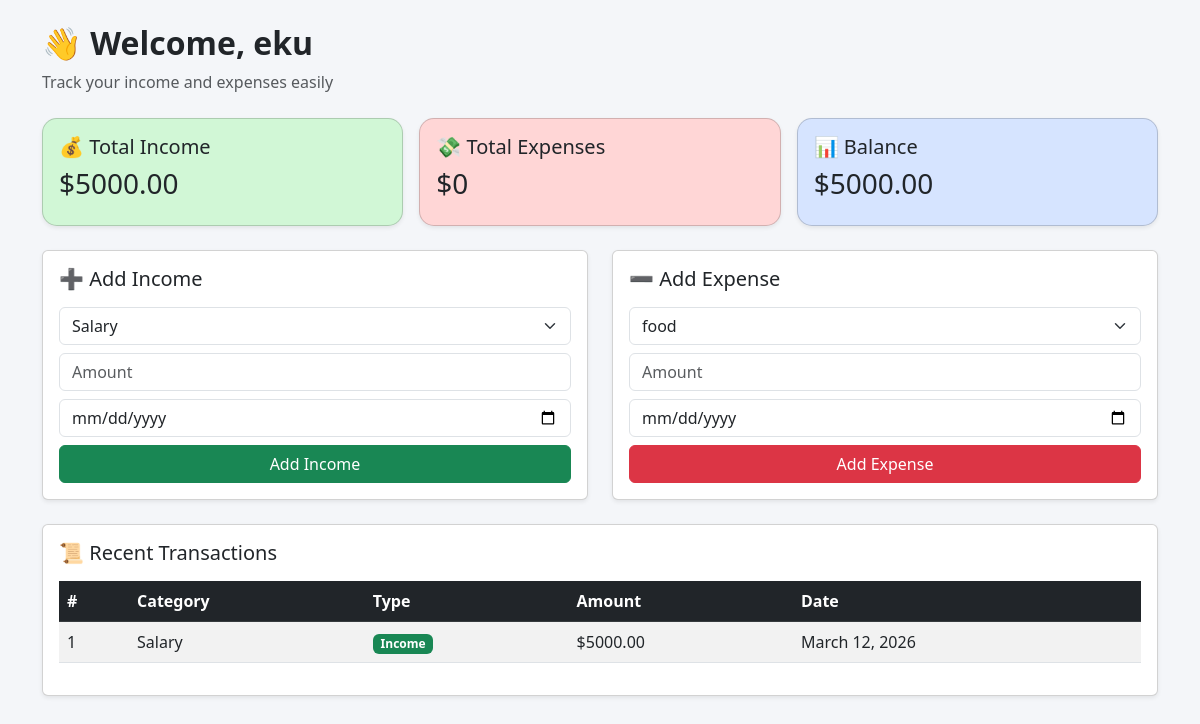
The page /dashboard/ (signed in) on the database its author committed.
### tracker/models.py (models this page shows, shortened)
class Transaction(models.Model):
    TRANSACTION_TYPES = (
        ('income', 'Income'),
        ('expense', 'Expense'),
    )
    user = models.ForeignKey(User, on_delete=models.CASCADE)
    account = models.ForeignKey(Account, on_delete=models.CASCADE)
    category = models.ForeignKey(Category, on_delete=models.CASCADE)
    amount = models.DecimalField(max_digits=10, decimal_places=2)
    transaction_type = models.CharField(max_length=10, choices=TRANSACTION_TYPES)
    description = models.TextField(blank=True, null=True)  # ✅ allow empty safely
    date = models.DateField()
    created_at = models.DateTimeField(auto_now_add=True)

class Category(models.Model):
    CATEGORY_TYPES = (
        ('income', 'Income'),
        ('expense', 'Expense')
    )
    name = models.CharField(max_length=100)
    type = models.CharField(max_length=10, choices=CATEGORY_TYPES)
    user = models.ForeignKey(User, on_delete=models.CASCADE)

### tracker/views.py (the view)
# urls.py: path("dashboard/", views.dashboard, name="dashboard"),
@login_required(login_url='/login/')
def dashboard(request):
    transactions = Transaction.objects.filter(user=request.user).order_by('-date')[:10]
    total_income = sum(t.amount for t in transactions if t.transaction_type == 'income')
    total_expense = sum(t.amount for t in transactions if t.transaction_type == 'expense')
    balance = total_income - total_expense
    income_categories = Category.objects.filter(user=request.user, type='income')
    expense_categories = Category.objects.filter(user=request.user, type='expense')
    return render(request, "tracker/dashboard.html", {
        "transactions": transactions,
        "total_income": total_income,
        "total_expense": total_expense,
        "balance": balance,
        "income_categories": income_categories,
        "expense_categories": expense_categories
    })

### tracker/templates/tracker/dashboard.html (shortened to what this page needs)
<!DOCTYPE html>
<html lang="en">
<head>
  <link href="https://cdn.jsdelivr.net/npm/bootstrap@5.3.0/dist/css/bootstrap.min.css" rel="stylesheet">
  <link href="https://cdn.jsdelivr.net/npm/bootstrap-icons/font/bootstrap-icons.css" rel="stylesheet">
</head>
<body>
<div class="container py-4">
  <div class="mb-4">
    <h2 class="fw-bold">👋 Welcome, {{ user.username }}</h2>
    <p class="text-muted">Track your income and expenses easily</p>
  </div>
  <div class="row g-3 mb-4">
    <div class="col-md-4">
      <div class="card card-box income p-3 shadow-sm">
        <h5>💰 Total Income</h5>
        <h3>${{ total_income }}</h3>
      </div>
    </div>
    <div class="col-md-4">
      <div class="card card-box expense p-3 shadow-sm">
        <h5>💸 Total Expenses</h5>
        <h3>${{ total_expense }}</h3>
      </div>
    </div>
    <div class="col-md-4">
      <div class="card card-box balance p-3 shadow-sm">
        <h5>📊 Balance</h5>
        <h3>${{ balance }}</h3>
      </div>
    </div>
  </div>
  <div class="row">
    <div class="col-md-6">
      <div class="card shadow-sm p-3 mb-4">
        <h5 class="mb-3">➕ Add Income</h5>
        <form method="POST" action="{% url 'add_income' %}">
          <select name="category" class="form-select mb-2" required>
            {% for cat in income_categories %}
              <option value="{{ cat.id }}">{{ cat.name }}</option>
            {% endfor %}
          </select>
          <input type="number" name="amount" class="form-control mb-2" placeholder="Amount" required>
          <input type="date" name="date" class="form-control mb-2" required>
          <button class="btn btn-success w-100">Add Income</button>
        </form>
      </div>
    </div>
    <div class="col-md-6">
      <div class="card shadow-sm p-3 mb-4">
        <h5 class="mb-3">➖ Add Expense</h5>
        <form method="POST" action="{% url 'add_expense' %}">
          <select name="category" class="form-select mb-2" required>
            {% for cat in expense_categories %}
              <option value="{{ cat.id }}">{{ cat.name }}</option>
            {% endfor %}
          </select>
          <input type="number" name="amount" class="form-control mb-2" placeholder="Amount" required>
          <input type="date" name="date" class="form-control mb-2" required>
          <button class="btn btn-danger w-100">Add Expense</button>
        </form>
      </div>
    </div>
  </div>
  <div class="card shadow-sm p-3">
    <h5 class="mb-3">📜 Recent Transactions</h5>
    <div class="table-responsive">
      <table class="table table-striped table-hover">
        <thead class="table-dark">
          <tr>
            <th>#</th>
            <th>Category</th>
            <th>Type</th>
            <th>Amount</th>
            <th>Date</th>
          </tr>
        </thead>
        <tbody>
          {% for t in transactions %}
          <tr>
            <td>{{ forloop.counter }}</td>
            <td>{{ t.category.name }}</td>
            <td>
              {% if t.transaction_type == "income" %}
                <span class="badge bg-success">Income</span>
              {% else %}
                <span class="badge bg-danger">Expense</span>
              {% endif %}
            </td>
            <td>${{ t.amount }}</td>
            <td>{{ t.date }}</td>
          </tr>
          {% endfor %}
        </tbody>
      </table>
    </div>
  </div>
</div>
</body>
</html>

### tracker/templates/tracker/dashboard.html (style rules this page uses)
body { background: #f4f6f9; }
.card-box { border-radius: 15px; transition: 0.3s; }
.income { background: #d1f7d6; }
.expense { background: #ffd6d6; }
.balance { background: #d6e4ff; }

### rows shown on the page
Transaction: category.name "Salary", transaction_type "Income", amount "5000.00", date "March 12, 2026"

### other values the page prints
{{ user.username }} "eku"
{{ total_income }} "5000.00"
{{ total_expense }} "0"
{{ balance }} "5000.00"
form field category "Salary"
form field category "food"
